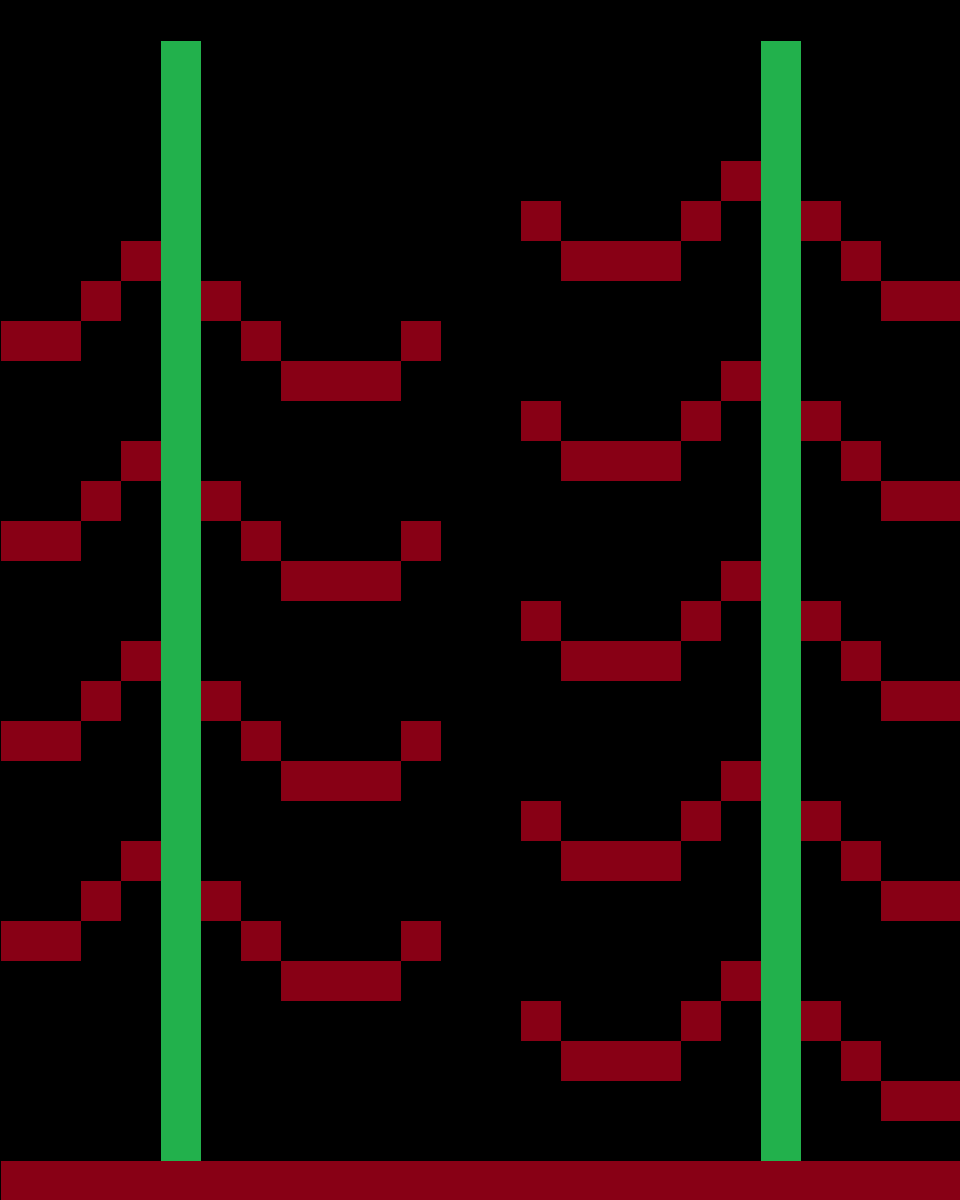

A 2D game scene composited from a Tiled map and its tileset images. What follows is a short description and the map's XML, with each tile layer's data collapsed to a summary:
An orthogonal 24x30 tile map with 40x40 px tiles, 1 tile layer (Camada de Tiles 1) and 42 objects.

<map version="1.0" orientation="orthogonal" width="24" height="30" tilewidth="40" tileheight="40">
 <tileset firstgid="1" name="tiles" tilewidth="40" tileheight="40" spacing="1" margin="1">
  <tileoffset x="1" y="1" />
  <image source="images/tiles.png" width="124" height="42" />
 </tileset>
 <layer name="Camada de Tiles 1" width="24" height="30">
  <data>[720 cells, 170 non-empty, 2 distinct tile ids]</data>
 </layer>
 <objectgroup name="Camada de Objetos 1" width="24" height="30">
  <object gid="3" x="882" y="995" />
  <object gid="3" x="813" y="956" />
  <object gid="3" x="819" y="768" />
  <object gid="3" x="901" y="820" />
  <object gid="3" x="927" y="594" />
  <object gid="3" x="809" y="561" />
  <object gid="3" x="839" y="370" />
  <object gid="3" x="829" y="165" />
  <object gid="3" x="888" y="226" />
  <object gid="3" x="647" y="183" />
  <object gid="3" x="591" y="392" />
  <object gid="3" x="671" y="355" />
  <object gid="3" x="716" y="243" />
  <object gid="3" x="729" y="637" />
  <object gid="3" x="670" y="750" />
  <object gid="3" x="518" y="962" />
  <object gid="3" x="691" y="917" />
  <object gid="3" x="305" y="875" />
  <object gid="3" x="192" y="821" />
  <object gid="3" x="48" y="833" />
  <object gid="3" x="22" y="1087" />
  <object gid="3" x="828" y="1147" />
  <object gid="3" x="33" y="641" />
  <object gid="3" x="141" y="547" />
  <object gid="3" x="-10" y="458" />
  <object gid="3" x="44" y="423" />
  <object gid="3" x="97" y="361" />
  <object gid="3" x="8" y="258" />
  <object gid="3" x="73" y="221" />
  <object gid="3" x="50" y="110" />
  <object gid="3" x="209" y="177" />
  <object gid="3" x="232" y="287" />
  <object gid="3" x="404" y="189" />
  <object gid="3" x="342" y="288" />
  <object gid="3" x="304" y="458" />
  <object gid="3" x="212" y="656" />
  <object gid="3" x="275" y="681" />
  <object gid="3" x="405" y="863" />
  <object gid="3" x="569" y="548" />
  <object gid="3" x="684" y="531" />
  <object gid="3" x="534" y="736" />
  <object gid="3" x="603" y="1034" />
 </objectgroup>
</map>
